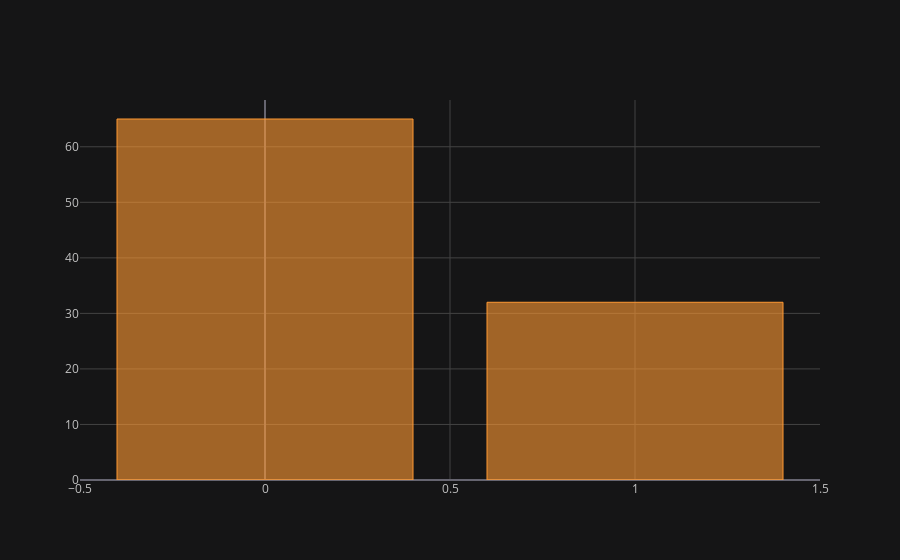

This figure's notebook cell:
### Code cell
loan_data[loan_data['int_rate']>=loan_data['int_rate'].quantile(0.99)].not_fully_paid.value_counts().iplot(kind='bar')

### Figure 1 — Plotly figure (JSON) as saved in the notebook; plotly's stock layout.template omitted (floating-point values rounded to 4 significant figures)
{"data": [{"marker": {"color": "rgba(255, 153, 51, 0.6)", "line": {"color": "rgba(255, 153, 51, 1.0)", "width": 1}}, "name": "not_fully_paid", "orientation": "v", "text": "", "type": "bar", "x": [0, 1], "y": [65, 32]}], "layout": {"legend": {"bgcolor": "#151516", "font": {"color": "#D9D9D9"}}, "paper_bgcolor": "#151516", "plot_bgcolor": "#151516", "title": {"font": {"color": "#D9D9D9"}}, "xaxis": {"gridcolor": "#434343", "showgrid": true, "tickfont": {"color": "#C2C2C2"}, "title": {"font": {"color": "#D9D9D9"}, "text": ""}, "zerolinecolor": "#666570"}, "yaxis": {"gridcolor": "#434343", "showgrid": true, "tickfont": {"color": "#C2C2C2"}, "title": {"font": {"color": "#D9D9D9"}, "text": ""}, "zerolinecolor": "#666570"}}}
